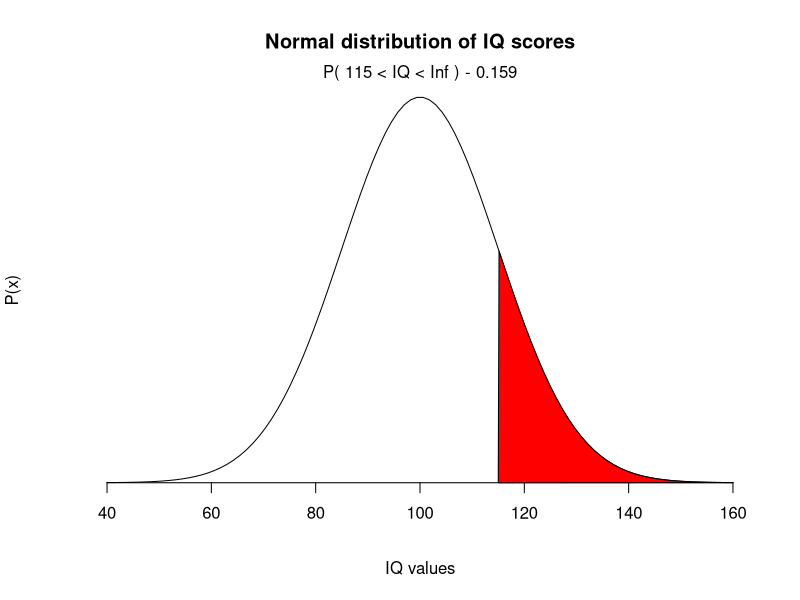

Write R code to recreate this figure.
# Graphing Probabilty Density Functions in R + test og Rstudio/GitHub integration
# Example 1: Plotting the normal distribution of people's IQ scores - mean 100 and StDev 15; what percentage of people has an IQ score greater than 115?

# Define distribution parameters
mean1 = 100
standev1 = 15
# Define lower and upper bounds of region of interest
# 115=1Sigma; 130=2Sigma; 145=3Sigma - see normal distribution properties at https://www.statisticshowto.com/probability-and-statistics/normal-distributions/
lower1 = 115
upper1 = Inf

# Generate sqeuence of numbers and make normal distribution
# dnorm gives the probabilty density  for the normal distribution with mean equal to mean and standard deviation equal to sd
# dnorm(x, mean = 0, sd = 1, log = FALSE)
# where # where x vector of quantiles, p vector of probabilities
x1 <- seq(-4, 4, length = 100) * standev1 + mean1
prob1 <- dnorm(x1, mean1, standev1)

# Make plot and add probability distribution and axes labels
plot(x1, prob1, type="n", xlab="IQ values", ylab ="P(x)", main = "Normal distribution of IQ scores", axes = FALSE)
lines(x1, prob1)
axis(1, at=seq(40, 160, 20), pos = 0)

# Generate a Polygon for region of interest
i <- x1 >= lower1 & x1 <= upper1
polygon( c(lower1,x1[i], upper1), c(0, prob1[i],0), col= "red")

# Calculate area under the curve for region of interest and show result
# pnorm gives the distribution function  for the normal distribution with mean equal to mean and standard deviation equal to sd
# pnorm(q, mean = 0, sd = 1, lower.tail = TRUE, log.p = FALSE)
# where q vector of quantiles, p vector of probabilities
area1 <- 1 - pnorm(lower1, mean1, standev1)
results1 <- paste("P(", lower1, "< IQ <", upper1, ") -", signif(area1, digits = 3))
mtext(results1,3)
